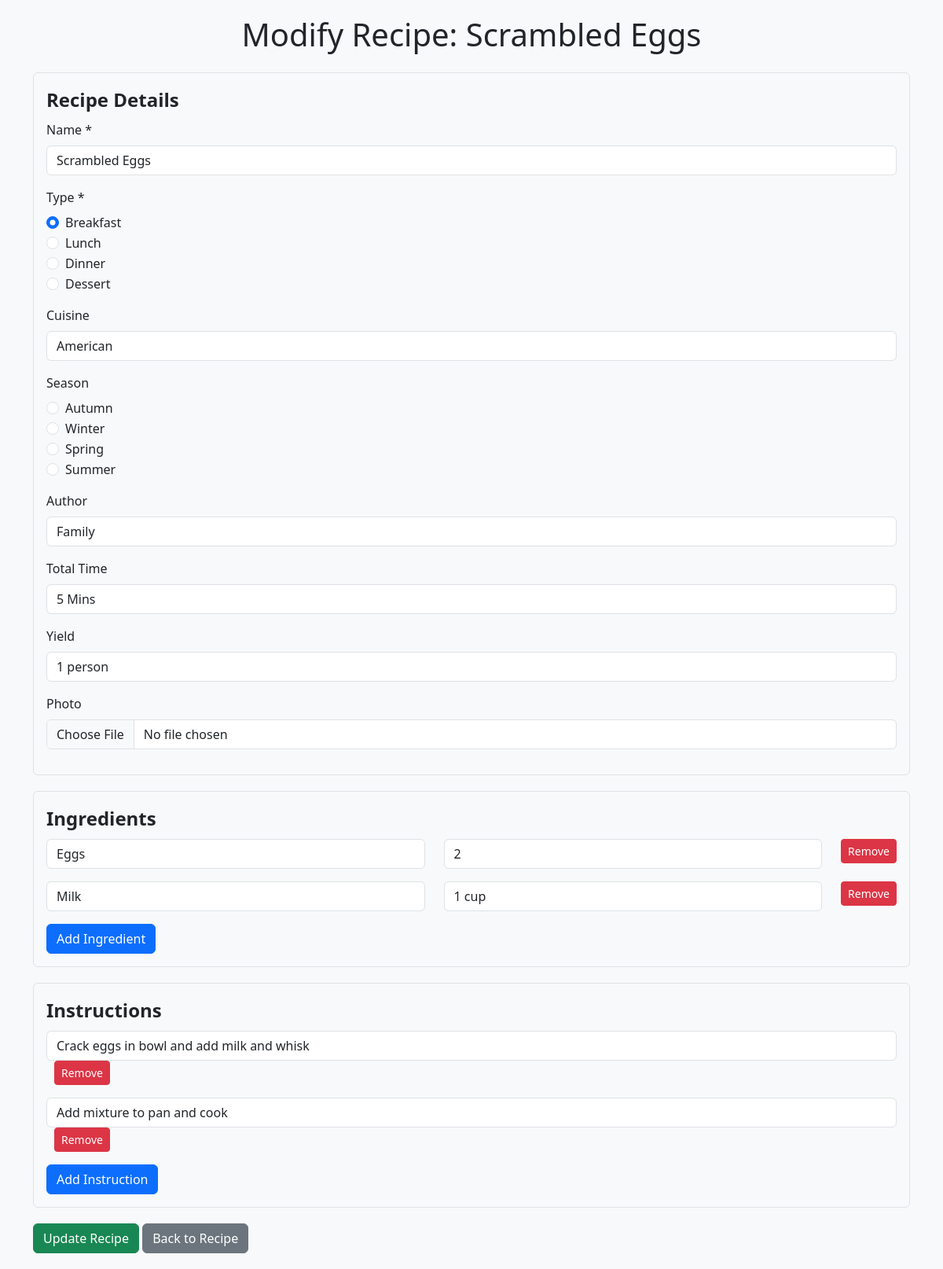
The page /modify-recipe/13 on the database its author committed.
### tables this page shows
CREATE TABLE recipes(
                id INTEGER PRIMARY KEY AUTOINCREMENT, 
                name TEXT, 
                type TEXT, 
                cuisine TEXT, 
                season TEXT DEFAULT NULL,
                author TEXT,
                total_time TEXT,
                yield TEXT,
                image TEXT,
                UNIQUE (name, type, cuisine)
            );

CREATE TABLE ingredients(
                id INTEGER PRIMARY KEY AUTOINCREMENT, 
                recipe_id INTEGER, 
                ingredient_name TEXT, 
                measurement TEXT,
                UNIQUE (recipe_id, ingredient_name), 
                FOREIGN KEY (recipe_id) REFERENCES recipes (id) ON DELETE CASCADE
            );

CREATE TABLE instructions(
                id INTEGER PRIMARY KEY AUTOINCREMENT, 
                recipe_id INTEGER, 
                step_number INTEGER, 
                instruction TEXT, 
                UNIQUE (recipe_id, step_number),
                FOREIGN KEY (recipe_id) REFERENCES recipes (id) ON DELETE CASCADE
            );

### test.py (the view, shortened to what this page needs)
@app.route('/modify-recipe/<int:id>', methods=['GET', 'POST'])
def modify_recipe(id):
    conn = get_db_connection()
    cur = conn.cursor()
    try:
        cur.execute("SELECT * FROM recipes WHERE id = ?", (id,))
        recipe = cur.fetchone()
        if not recipe:
            conn.close()
            return "Recipe not found", 404
        cur.execute("SELECT ingredient_name, measurement FROM ingredients WHERE recipe_id = ?", (id,))
        ingredients = cur.fetchall()
        cur.execute("SELECT step_number, instruction FROM instructions WHERE recipe_id = ? ORDER BY step_number", (id,))
        instructions = cur.fetchall()
        conn.close()
        return render_template('modify.html', recipe=recipe, ingredients=ingredients, instructions=instructions)
    except sqlite3.Error as e:
        conn.close()
        return f"Database error: {e}", 500

### test.py (called while the page is built)
def get_db_connection():
    db_path = os.path.abspath(DATABASE)
    print("Using Database FIle:", db_path)
    conn = sqlite3.connect(db_path, timeout=10)
    conn.row_factory = sqlite3.Row
    return conn

### templates/modify.html (shortened to what this page needs)
<!DOCTYPE html>
<html lang="en">
<head>
    <link href="https://cdn.jsdelivr.net/npm/bootstrap@5.3.0/dist/css/bootstrap.min.css" rel="stylesheet">
</head>
<body>
    <div class="container">
        <h1 class="text-center mb-4">Modify Recipe: {{ recipe['name'] }}</h1>
        <form method="post" enctype="multipart/form-data" class="needs-validation" novalidate>
            <fieldset class="form-section border p-3 rounded">
                <legend class="fw-bold">Recipe Details</legend>
                <div class="mb-3">
                    <label for="name" class="form-label">Name *</label>
                    <input type="text" class="form-control" id="name" name="name" value="{{ recipe['name'] }}" required>
                </div>
                <div class="mb-3">
                    <label class="form-label">Type *</label>
                    <div class="form-check">
                        <input type="radio" class="form-check-input" id="type-breakfast" name="type" value="Breakfast" {% if recipe['type'] == 'Breakfast' %}checked{% endif %} required>
                        <label class="form-check-label" for="type-breakfast">Breakfast</label>
                    </div>
                    <div class="form-check">
                        <input type="radio" class="form-check-input" id="type-lunch" name="type" value="Lunch" {% if recipe['type'] == 'Lunch' %}checked{% endif %}>
                        <label class="form-check-label" for="type-lunch">Lunch</label>
                    </div>
                    <div class="form-check">
                        <input type="radio" class="form-check-input" id="type-dinner" name="type" value="Dinner" {% if recipe['type'] == 'Dinner' %}checked{% endif %}>
                        <label class="form-check-label" for="type-dinner">Dinner</label>
                    </div>
                    <div class="form-check">
                        <input type="radio" class="form-check-input" id="type-dessert" name="type" value="Dessert" {% if recipe['type'] == 'Dessert' %}checked{% endif %}>
                        <label class="form-check-label" for="type-dessert">Dessert</label>
                    </div>
                </div>
                <div class="mb-3">
                    <label for="cuisine" class="form-label">Cuisine</label>
                    <input type="text" class="form-control" id="cuisine" name="cuisine" value="{{ recipe['cuisine'] or '' }}">
                </div>
                <div class="mb-3">
                    <label class="form-label">Season</label>
                    <div class="form-check">
                        <input type="radio" class="form-check-input" id="season-autumn" name="season" value="Autumn" {% if recipe['season'] == 'Autumn' %}checked{% endif %}>
                        <label class="form-check-label" for="season-autumn">Autumn</label>
                    </div>
                    <div class="form-check">
                        <input type="radio" class="form-check-input" id="season-winter" name="season" value="Winter" {% if recipe['season'] == 'Winter' %}checked{% endif %}>
                        <label class="form-check-label" for="season-winter">Winter</label>
                    </div>
                    <div class="form-check">
                        <input type="radio" class="form-check-input" id="season-spring" name="season" value="Spring" {% if recipe['season'] == 'Spring' %}checked{% endif %}>
                        <label class="form-check-label" for="season-spring">Spring</label>
                    </div>
                    <div class="form-check">
                        <input type="radio" class="form-check-input" id="season-summer" name="season" value="Summer" {% if recipe['season'] == 'Summer' %}checked{% endif %}>
                        <label class="form-check-label" for="season-summer">Summer</label>
                    </div>
                </div>
                <div class="mb-3">
                    <label for="author" class="form-label">Author</label>
                    <input type="text" class="form-control" id="author" name="author" value="{{ recipe['author'] or '' }}">
                </div>
                <div class="mb-3">
                    <label for="total_time" class="form-label">Total Time</label>
                    <input type="text" class="form-control" id="total_time" name="total_time" value="{{ recipe['total_time'] or '' }}">
                </div>
                <div class="mb-3">
                    <label for="yield" class="form-label">Yield</label>
                    <input type="text" class="form-control" id="yield" name="yield" value="{{ recipe['yield'] or '' }}">
                </div>
                <div class="mb-3">
                    <label for="photo" class="form-label">Photo</label>
                    <input type="file" class="form-control" id="photo" name="photo" accept="image/*">
                </div>
            </fieldset>
            <fieldset class="form-section border p-3 rounded">
                <legend class="fw-bold">Ingredients</legend>
                <div id="ingredients-container">
                    {% for ing in ingredients %}
                        <div class="ingredient-row mb-3">
                            <div class="row">
                                <div class="col">
                                    <input type="text" class="form-control" name="ingredient_name[]" value="{{ ing['ingredient_name'] }}" required>
                                </div>
                                <div class="col">
                                    <input type="text" class="form-control" name="measurement[]" value="{{ ing['measurement'] }}" required>
                                </div>
                                <div class="col-auto">
                                    <button type="button" class="btn btn-danger btn-sm remove-ingredient">Remove</button>
                                </div>
                            </div>
                        </div>
                    {% endfor %}
                </div>
                <button type="button" id="add-ingredient" class="btn btn-primary">Add Ingredient</button>
            </fieldset>
            <fieldset class="form-section border p-3 rounded">
                <legend class="fw-bold">Instructions</legend>
                <div id="instructions-container">
                    {% for inst in instructions %}
                        <div class="instruction-row mb-3">
                            <input type="text" class="form-control" name="instruction[]" value="{{ inst['instruction'] }}" required>
                            <button type="button" class="btn btn-danger btn-sm remove-instruction remove-btn">Remove</button>
                        </div>
                    {% endfor %}
                </div>
                <button type="button" id="add-instruction" class="btn btn-primary">Add Instruction</button>
            </fieldset>
            <button type="submit" class="btn btn-success" onclick="return confirm('Are you sure you want to update this recipe?')">Update Recipe</button>
            <a href="{{ url_for('recipe_details', id=recipe['id']) }}" class="btn btn-secondary">Back to Recipe</a>
        </form>
    </div>
</body>
</html>

### templates/modify.html (style rules this page uses)
body { padding: 20px; background-color: #f8f9fa; }
.form-section { margin-bottom: 20px; }
.ingredient-row, .instruction-row { margin-bottom: 10px; }
.remove-btn { margin-left: 10px; }

### rows shown on the page
recipes: name "Scrambled Eggs", type "☑ Breakfast", type "☐ Lunch", type "☐ Dinner", type "☐ Dessert", cuisine "American", author "Family", total_time "5 Mins", yield "1 person"
ingredients: ingredient_name "Eggs", measurement "2"
ingredients: ingredient_name "Milk", measurement "1 cup"
instructions: instruction "Crack eggs in bowl and add milk and whisk"
instructions: instruction "Add mixture to pan and cook"
